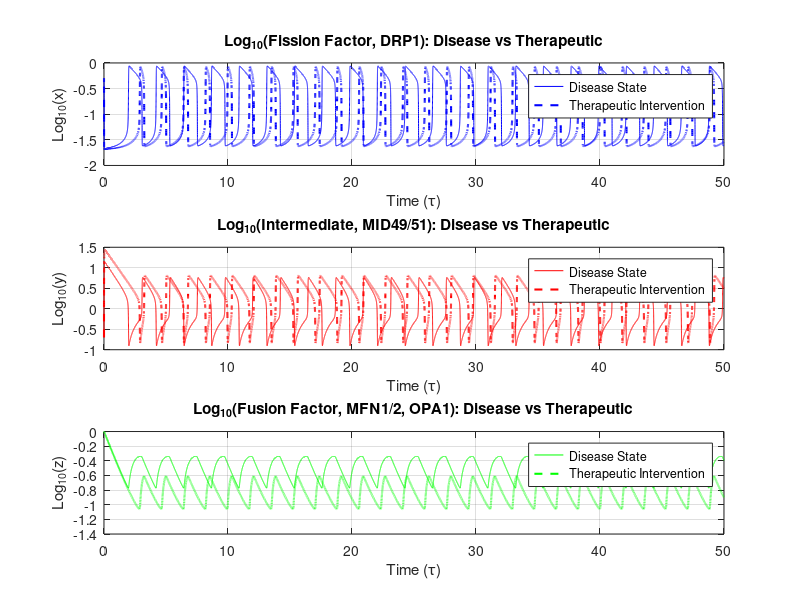

Write MATLAB code to recreate this figure. (Note: this script raises an error after producing the figure.)
clear all
%% Parameters

% Baseline Parameters (Disease State)
epsilon_disease = 0.005;         % Disease condition: lower epsilon
epsilon_prime_disease = 0.0005;  % Disease condition: lower epsilon'
q_disease = 0.02;                % Disease condition: higher q
f_disease = 0.6;                 % Disease condition: lower stoichiometric factor

% Therapeutic Intervention Parameters
f_therapeutic = 1.2;  % Enhanced fusion promotion (increased z dynamics)

% Time span for simulation
tspan = [0 50];  

% Initial conditions for x, y, z
x0 = 0.5;  % Initial fission factor concentration (DRP1)
y0 = 0.2;  % Initial intermediate concentration (MID49/51)
z0 = 1;    % Initial fusion factor concentration (MFN1/2, OPA1)
initial_conditions = [x0, y0, z0];

%% Equations for Disease and Therapeutic States

% Disease state dynamics
oregonator_eqns_disease = @(t, vars) [
    (1/epsilon_disease) * (q_disease * vars(2) - vars(1) * vars(2) + vars(1) * (1 - vars(1)));
    (1/epsilon_prime_disease) * (-q_disease * vars(2) - vars(1) * vars(2) + f_disease * vars(3));
    vars(1) - vars(3)
];

% Therapeutic intervention dynamics
oregonator_eqns_therapeutic = @(t, vars) [
    (1/epsilon_disease) * (q_disease * vars(2) - vars(1) * vars(2) + vars(1) * (1 - vars(1)));
    (1/epsilon_prime_disease) * (-q_disease * vars(2) - vars(1) * vars(2) + f_therapeutic * vars(3));
    vars(1) - vars(3)
];


[t_disease, vars_disease] = ode45(oregonator_eqns_disease, tspan, initial_conditions);
[t_therapeutic, vars_therapeutic] = ode45(oregonator_eqns_therapeutic, tspan, initial_conditions);

% Extract solutions for disease and therapeutic states
x_disease = vars_disease(:, 1);  % Fission factor (DRP1)
y_disease = vars_disease(:, 2);  % Intermediate (MID49/51)
z_disease = vars_disease(:, 3);  % Fusion factor (MFN1/2, OPA1)

x_therapeutic = vars_therapeutic(:, 1);  % Fission factor (DRP1)
y_therapeutic = vars_therapeutic(:, 2);  % Intermediate (MID49/51)
z_therapeutic = vars_therapeutic(:, 3);  % Fusion factor (MFN1/2, OPA1)

% log transformed solutions
x_disease_log = log10(x_disease);
y_disease_log = log10(y_disease);
z_disease_log = log10(z_disease);

x_therapeutic_log = log10(x_therapeutic);
y_therapeutic_log = log10(y_therapeutic);
z_therapeutic_log = log10(z_therapeutic);

%% Figure: Log-transformed dynamics (Comparative Time Series)
figure;
subplot(3, 1, 1);
plot(t_disease, x_disease_log, 'b', t_therapeutic, x_therapeutic_log, 'b--', 'LineWidth', 1.5);
title('Log_{10}(Fission Factor, DRP1): Disease vs Therapeutic');
xlabel('Time (\tau)');
ylabel('Log_{10}(x)');
legend('Disease State', 'Therapeutic Intervention');
grid on;

subplot(3, 1, 2);
plot(t_disease, y_disease_log, 'r', t_therapeutic, y_therapeutic_log, 'r--', 'LineWidth', 1.5);
title('Log_{10}(Intermediate, MID49/51): Disease vs Therapeutic');
xlabel('Time (\tau)');
ylabel('Log_{10}(y)');
legend('Disease State', 'Therapeutic Intervention');
grid on;

subplot(3, 1, 3);
plot(t_disease, z_disease_log, 'g', t_therapeutic, z_therapeutic_log, 'g--', 'LineWidth', 1.5);
title('Log_{10}(Fusion Factor, MFN1/2, OPA1): Disease vs Therapeutic');
xlabel('Time (\tau)');
ylabel('Log_{10}(z)');
legend('Disease State', 'Therapeutic Intervention');
grid on;

sgtitle('Log-transformed Dynamics: Disease vs Therapeutic Intervention');
